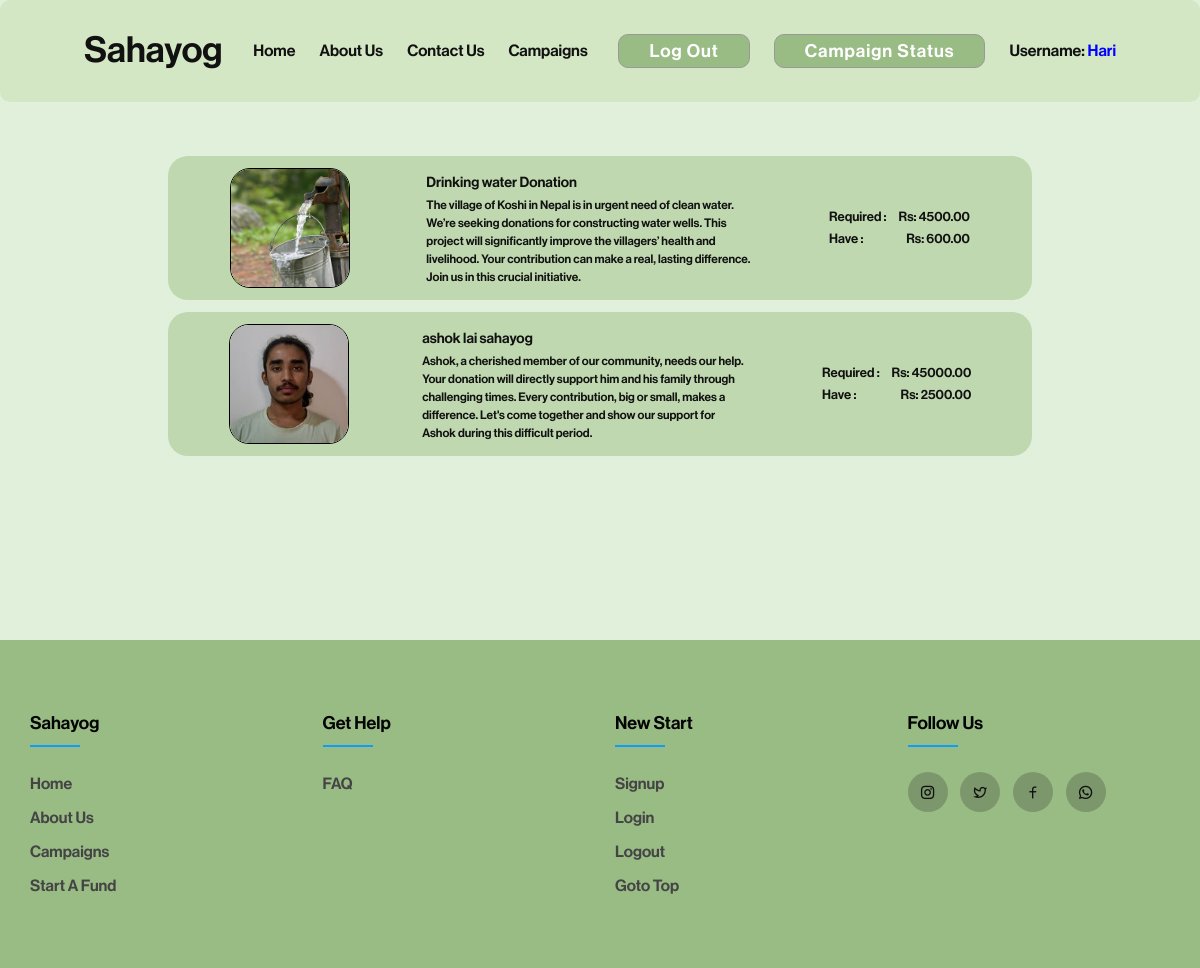
The page /campaign/ (signed in) on the database its author committed.
### fundapp/models.py (models this page shows, shortened)
class AllFund(models.Model):
    user = models.ForeignKey(User, on_delete=models.CASCADE, related_name='user_campaign')
    sno = models.AutoField(primary_key=True)
    image = models.ImageField(upload_to="fundapp/images", default="upload-image")
    title = models.CharField(max_length=100)
    description = models.TextField(blank=True)
    campaignType = models.CharField(max_length=100)
    required = models.DecimalField(max_digits=19, decimal_places=10)
    have = models.DecimalField(max_digits=19, decimal_places=10, default=0)
    slug = models.CharField(max_length=130,unique=True, blank=True)
    timeStamp = models.DateField(auto_now_add=True, blank=True)

### fundapp/views.py (the view)
# urls.py: path('campaign/', views.campaign,name='causes'),
def campaign(request):
    allfund= AllFund.objects.all()[::-1]
    context = {"allfund": allfund}
    return render(request, 'campaign.html', context)

### templates/campaign.html (shortened to what this page needs)
{% extends "base.html" %}
{% block stylesheet %}
<link rel="stylesheet" href="/static/css/campaign.css">
{% endblock stylesheet %}
{% block content %}
<div id="main">
    <div id="campaign">
        <div id="each-person-container">
            {% for item in allfund %}
            <a href="/campaign/{{item.slug}}">
                <div class="each-person">
                    <div class="image">
                        <img src="{{item.image.url}}" alt="">
                    </div>
                    <div class="info">
                        <a href="/campaign/{{item.slug}}">{{item.title}}</a>
                        <p>{{item.description}}</p>
                    </div>
                    <ul>
                        <li>required :
                            <span>Rs: {{item.required|floatformat:2}}</span>
                        </li>
                        <li>have :
                            <span>Rs: {{item.have|floatformat:2}}</span>
                        </li>
                    </ul>
                </div>
            </a>
            {% endfor %}
        </div>
    </div>
</div>
{% endblock content %}

### templates/base.html (shortened to what this page needs)
<!DOCTYPE html>
<html>
<head>
    <link rel="stylesheet" href="/static/css/style.css">
    <link rel="stylesheet" href="/static/css/navbar.css">
    <link rel="stylesheet" href="/static/css/index.css">
    <link rel="stylesheet" href="/static/css/footer.css">
    {% block stylesheet %}
    {% endblock stylesheet %}
    <link href="https://cdn.jsdelivr.net/npm/remixicon@4.1.0/fonts/remixicon.css" rel="stylesheet" />
</head>
<body>
    <nav id="navbar">
        <a href="" class="page-title">Sahayog</a>
        <ul>
            <li>
                <a href="/">home</a>
            </li>
            <li>
                <a href="/about">about us</a>
            </li>
            <li>
                <a href="/contact">contact us</a>
            </li>
            <li>
                <a href="/campaign">campaigns</a>
            </li>
        </ul>
        <div>
            {% if user.is_authenticated %}
            <a href="{% url 'logout' %}">
                <button class="login-signup-button" id="signup-button">
                    Log Out
                </button>
            </a>
            <button class="login-signup-button" id="signup-button">
                <a href="/campaignstatus">Campaign Status</a>
            </button>
            <h4>username: <span class="generalspan">{{request.user}}</span></h4>
            {% endif %}
        </div>
    </nav>
    {% block content %}
    {% endblock content %}
 {% include "footer.html" %}
</body>
</html>

### static/css/style.css (style rules this page uses)
* { margin: 0; padding: 0; list-style: none; text-decoration: none; box-sizing: border-box; color: #111; font-family: saikripa; scroll-behavior: smooth; }
html, body { height: 100%; width: 100%; position: relative; background: #E1F0DA; }
img { height: 100%; width: 100%; object-fit: cover; background: lightgray; }
#main { position: relative; padding: 10vw 7vw; min-height: 80vh; transition: .3s ease-in-out; }

### static/css/navbar.css (style rules this page uses)
#navbar { background: #D4E7C5; display: flex; justify-content: space-between; align-items: center; position: relative; text-transform: capitalize; padding: 2vw 7vw; border-radius: 10px; position: fixed; width: 100%; z-index: 8; }
#navbar a.page-title { font-size: 3vw; }
#navbar ul { display: flex; justify-content: center; align-items: center; gap: 2vw; font-weight: bold; }
#navbar div { display: flex; justify-content: center; align-items: center; gap: 2vw; }
#navbar div button { padding: 5px 30px; border-radius: 10px; font-size: 18px; letter-spacing: 1px; cursor: pointer; background: #99BC85; color: white; transition: .3s linear; border: 1px solid #999; }
#navbar div button a { width: inherit; height: inherit; color: inherit; }
.generalspan { color: blue; }

### static/css/footer.css (style rules this page uses)
body { line-height: 1.5; font-family: 'Poppins', sans-serif; }
* { margin:0; padding:0; box-sizing: border-box; }
ul { list-style: none; }

### static/css/campaign.css (style rules this page uses)
#campaign { position: relative; width: 100%; }
#each-person-container { height: 100%; width: 100%; min-height: 20vh; max-height: 90vh; position: relative; display: flex; flex-direction: column; justify-content: flex-start; gap: .5vw; padding: 2vw 7vw; overflow: auto; }
#each-person-container .each-person { width: 100%; display: flex; justify-content: space-around; background: #BFD8AF; height: 12vw; align-items: center; border-radius: 20px; padding: 2vw; }
#each-person-container .each-person div:nth-child(1) { height: 10vw; width: 10vw; border: 1px solid black; border-radius: 20px; overflow: hidden; }
#each-person-container .each-person div:nth-child(2) { display: flex; flex-direction: column; gap: .2vw; font-size: 1.2vw; width: 40%; }
#each-person-container .each-person div:nth-child(2) p { font-size: 1vw; }
#each-person-container .each-person ul { display: flex; flex-direction: column; gap: .2vw; text-transform: capitalize; width: fit-content; align-items: flex-end; }
#each-person-container .each-person ul li { width: 100%; display: flex; gap: 1vw; font-size: 1.1vw; justify-content: space-between; }

### rows shown on the page
AllFund: image (picture), title "Drinking water Donation", description "The village of Koshi in Nepal is in urgent need of clean water. We’re seeking donations for constructing water wells. This project will significantly improve the villagers’ health and livelihood. Your contribution can make a real, lasting difference. Join us in this crucial initiative.", required "4500.00", have "600.00"
AllFund: image (picture), title "ashok lai sahayog", description "Ashok, a cherished member of our community, needs our help. Your donation will directly support him and his family through challenging times. Every contribution, big or small, makes a difference. Let's come together and show our support for Ashok during this difficult period.", required "45000.00", have "2500.00"

### other values the page prints
{{ request.user }} "Hari"
